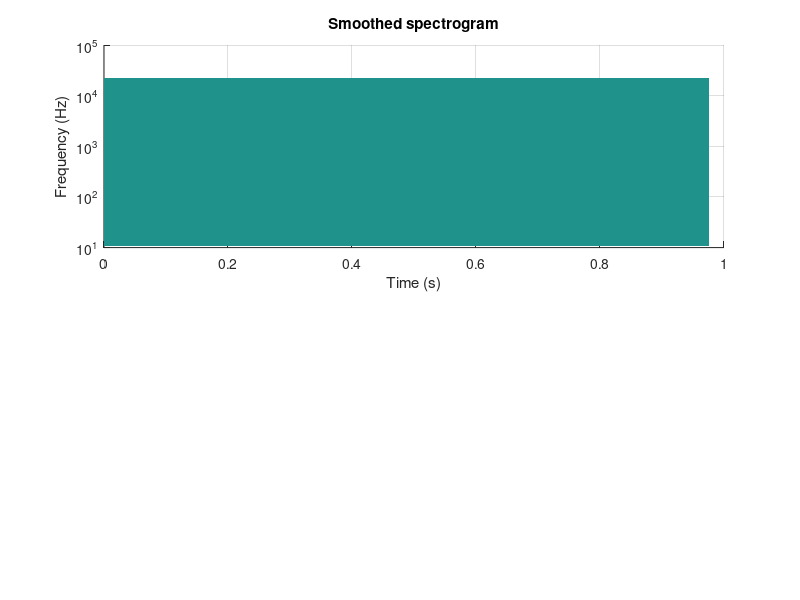

MATLAB code for this plot: (Note: this script raises an error after producing the figure.)
% LIVE SPECTROGRAM TEST ENVIRONMENT

%% CONSTANTS
FRAME_SIZE = 2048;
NUM_CHANNELS = 1;
SAMPLE_RATE_HZ = 44100;
TIME_TO_SAVE = 1;
WINDOW_SIZE = 4096;

RUN_DURATION = 10;

% FRAMES_HELD is the number of frames held per channel
FRAMES_HELD = ceil(TIME_TO_SAVE*SAMPLE_RATE_HZ/FRAME_SIZE);

%% FIGURE PREP
figure;
% setup a spectrogram plot
subplot(2,1,1)
%hSurf1 = surf(linspace(0,1,FRAMES_HELD),linspace(0,1,WINDOW_SIZE/2+1),zeros(WINDOW_SIZE/2+1,FRAMES_HELD), 'EdgeColor', 'none');
hSurf1 = surf(zeros(WINDOW_SIZE/2+1,FRAMES_HELD), 'EdgeColor', 'none');
set(hSurf1,'XData',linspace(0,(FRAMES_HELD-1)*FRAME_SIZE/SAMPLE_RATE_HZ,FRAMES_HELD));
set(hSurf1,'YData',linspace(0,SAMPLE_RATE_HZ/2,WINDOW_SIZE/2+1));

title('Smoothed spectrogram');
hAxis1 = gca;
view(0,90);
set(hAxis1, 'YScale', 'log');
xlabel('Time (s)')
ylabel('Frequency (Hz)')
%hAxis.YScale = 'log';
caxis auto

% plot the current spectrum
subplot(2,1,1)


%% Audio setup
har = dsp.AudioRecorder('NumChannels',NUM_CHANNELS,...
    'SamplesPerFrame',FRAME_SIZE,'SampleRate',SAMPLE_RATE_HZ);
har.ChannelMappingSource = 'Property';
disp('Begin testing');

%% Main loop

timeseriesBuffer = zeros(FRAMES_HELD*FRAME_SIZE,NUM_CHANNELS);
chanNumber = 1;
tic;
while toc < RUN_DURATION
    singleAudioFrame = step(har);
    curFrame = singleAudioFrame(:,chanNumber);
    % load the current frame into timeseriesBuffer and push the last frame
    % out (each column holds NUM_FRAMES_HELD frames)
    timeseriesBuffer(:,chanNumber) = [curFrame; ...
        timeseriesBuffer(1:((FRAMES_HELD-1)*FRAME_SIZE),chanNumber)];
    
    S = spectrogram(timeseriesBuffer(:,chanNumber),WINDOW_SIZE,FRAME_SIZE);
    Sdb = 10*log10(S);
    set(hSurf1,'ZData',abs(Sdb));
    drawnow;
end

release(har);
disp('Recording complete');